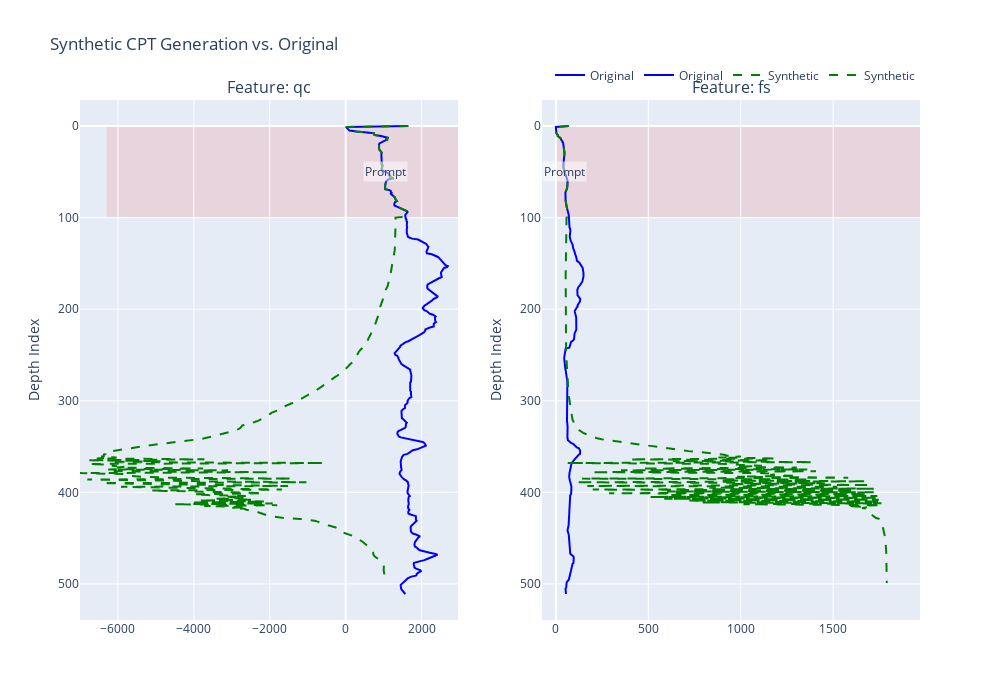

The code cell stored with this chart in its notebook:
### Markdown cell above
### Visualize the Result

Let's plot our generated CPT against the original one to see how it compares. The generated profile should look statistically similar and geologically plausible, but not be an exact copy.

### Code cell
def plot_generated_cpt(original_cpt, synthetic_cpt, prompt_len, feature_names=["qc", "fs"]):
    """Plots a comparison of an original and a synthetically generated CPT."""
    if synthetic_cpt is None:
        print("No synthetic data to plot.")
        return
        
    fig = make_subplots(rows=1, cols=len(feature_names), subplot_titles=[f'Feature: {name}' for name in feature_names])
    
    # Plot Original CPT
    original_depth = np.arange(len(original_cpt))
    for i, name in enumerate(feature_names):
        fig.add_trace(go.Scatter(x=original_cpt[:, i], y=original_depth, mode='lines', name='Original', line=dict(color='blue', width=2)), row=1, col=i+1)

    # Plot Synthetic CPT
    synthetic_depth = np.arange(len(synthetic_cpt))
    for i, name in enumerate(feature_names):
        fig.add_trace(go.Scatter(x=synthetic_cpt[:, i], y=synthetic_depth, mode='lines', name='Synthetic', line=dict(color='green', dash='dash')), row=1, col=i+1)
    
    # Highlight the prompt region
    for i, name in enumerate(feature_names):
        fig.add_shape(
            type="rect",
            x0=min(original_cpt[:, i].min(), synthetic_cpt[:, i].min()) * 0.9,
            x1=max(original_cpt[:, i].max(), synthetic_cpt[:, i].max()) * 1.1,
            y0=-0.5,
            y1=prompt_len - 0.5,
            fillcolor="red",
            opacity=0.1, layer="below", line_width=0,
            row=1, col=i+1
        )
        fig.add_annotation(
            text="Prompt",
            x=np.median(original_cpt[:prompt_len, i]), y=prompt_len / 2,
            showarrow=False, bgcolor="rgba(255, 255, 255, 0.5)",
            row=1, col=i+1
        )

    fig.update_yaxes(autorange="reversed", title_text="Depth Index")
    fig.update_layout(
        title_text='Synthetic CPT Generation vs. Original',
        height=700, width=1000,
        legend=dict(orientation="h", yanchor="bottom", y=1.02, xanchor="right", x=1)
    )
    fig.show()

# Plot the results
plot_generated_cpt(original_cpt_unscaled, synthetic_cpt, PROMPT_LENGTH, feature_names=["qc", "fs"])

### Figure 1 — Plotly figure (JSON) as saved in the notebook; plotly's stock layout.template omitted (floating-point values rounded to 4 significant figures; data arrays with more than 128 entries replaced by an {"elided": "..."} marker saying what was removed)
{"data": [{"line": {"color": "blue", "width": 2}, "mode": "lines", "name": "Original", "type": "scatter", "x": {"elided": "512 float values"}, "xaxis": "x", "y": {"elided": "512 int values"}, "yaxis": "y"}, {"line": {"color": "blue", "width": 2}, "mode": "lines", "name": "Original", "type": "scatter", "x": {"elided": "512 float values"}, "xaxis": "x2", "y": {"elided": "512 int values"}, "yaxis": "y2"}, {"line": {"color": "green", "dash": "dash"}, "mode": "lines", "name": "Synthetic", "type": "scatter", "x": {"elided": "500 float values"}, "xaxis": "x", "y": {"elided": "500 int values"}, "yaxis": "y"}, {"line": {"color": "green", "dash": "dash"}, "mode": "lines", "name": "Synthetic", "type": "scatter", "x": {"elided": "500 float values"}, "xaxis": "x2", "y": {"elided": "500 int values"}, "yaxis": "y2"}], "layout": {"annotations": [{"font": {"size": 16}, "showarrow": false, "text": "Feature: qc", "x": 0.225, "xanchor": "center", "xref": "paper", "y": 1, "yanchor": "bottom", "yref": "paper"}, {"font": {"size": 16}, "showarrow": false, "text": "Feature: fs", "x": 0.775, "xanchor": "center", "xref": "paper", "y": 1, "yanchor": "bottom", "yref": "paper"}, {"bgcolor": "rgba(255, 255, 255, 0.5)", "showarrow": false, "text": "Prompt", "x": 1040.0, "xref": "x", "y": 50, "yref": "y"}, {"bgcolor": "rgba(255, 255, 255, 0.5)", "showarrow": false, "text": "Prompt", "x": 46.5, "xref": "x2", "y": 50, "yref": "y2"}], "height": 700, "legend": {"orientation": "h", "x": 1, "xanchor": "right", "y": 1.02, "yanchor": "bottom"}, "shapes": [{"fillcolor": "red", "layer": "below", "line": {"width": 0}, "opacity": 0.1, "type": "rect", "x0": -6300.0, "x1": 2959.0, "xref": "x", "y0": -0.5, "y1": 99.5, "yref": "y"}, {"fillcolor": "red", "layer": "below", "line": {"width": 0}, "opacity": 0.1, "type": "rect", "x0": 9.39e-09, "x1": 1970.0, "xref": "x2", "y0": -0.5, "y1": 99.5, "yref": "y2"}], "title": {"text": "Synthetic CPT Generation vs. Original"}, "width": 1000, "xaxis": {"anchor": "y", "domain": [0, 0.45]}, "xaxis2": {"anchor": "y2", "domain": [0.55, 1]}, "yaxis": {"anchor": "x", "autorange": "reversed", "domain": [0, 1], "title": {"text": "Depth Index"}}, "yaxis2": {"anchor": "x2", "autorange": "reversed", "domain": [0, 1], "title": {"text": "Depth Index"}}}}
